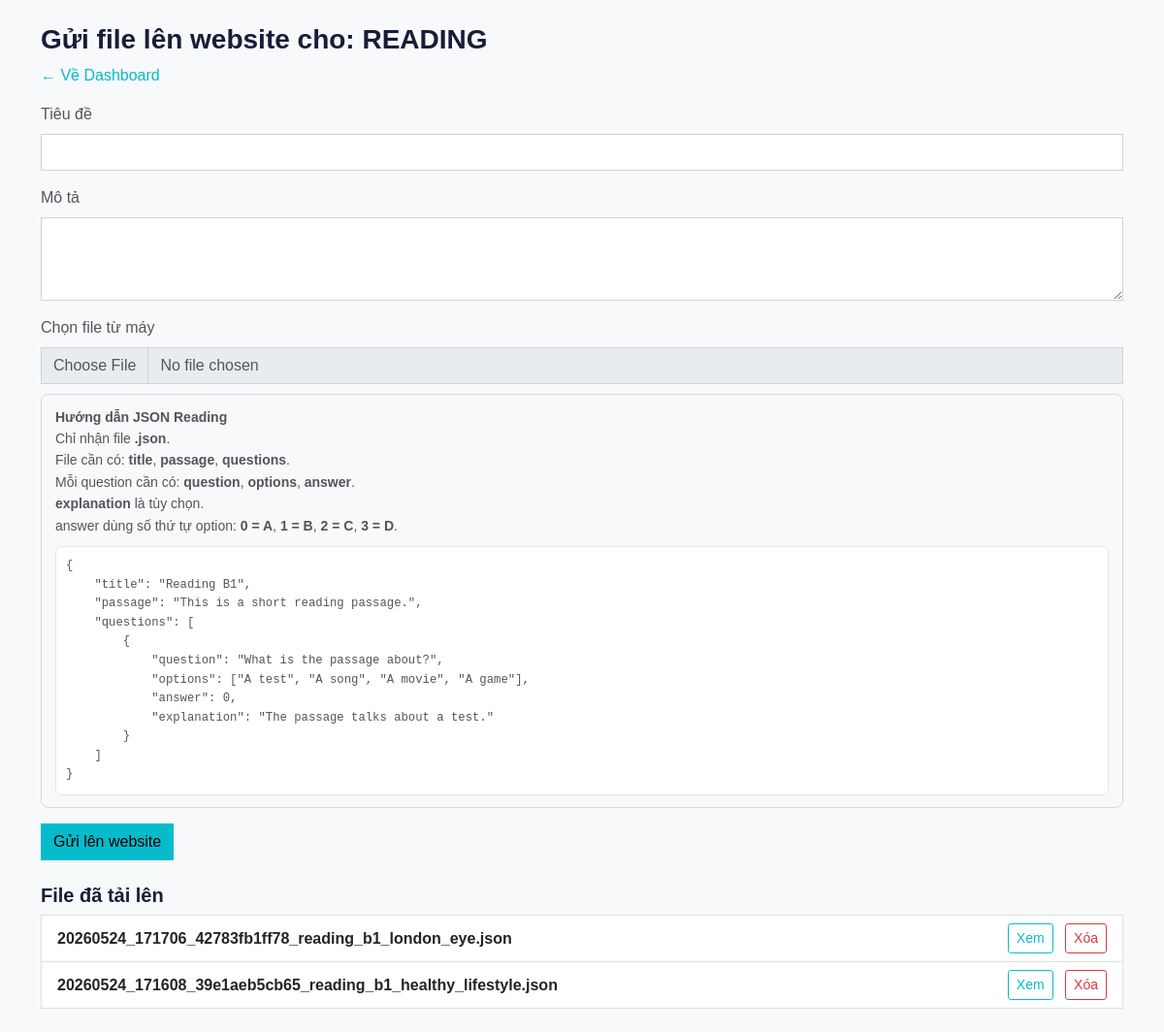
Before: /admin/add_skill.php (signed in) with the older database file.
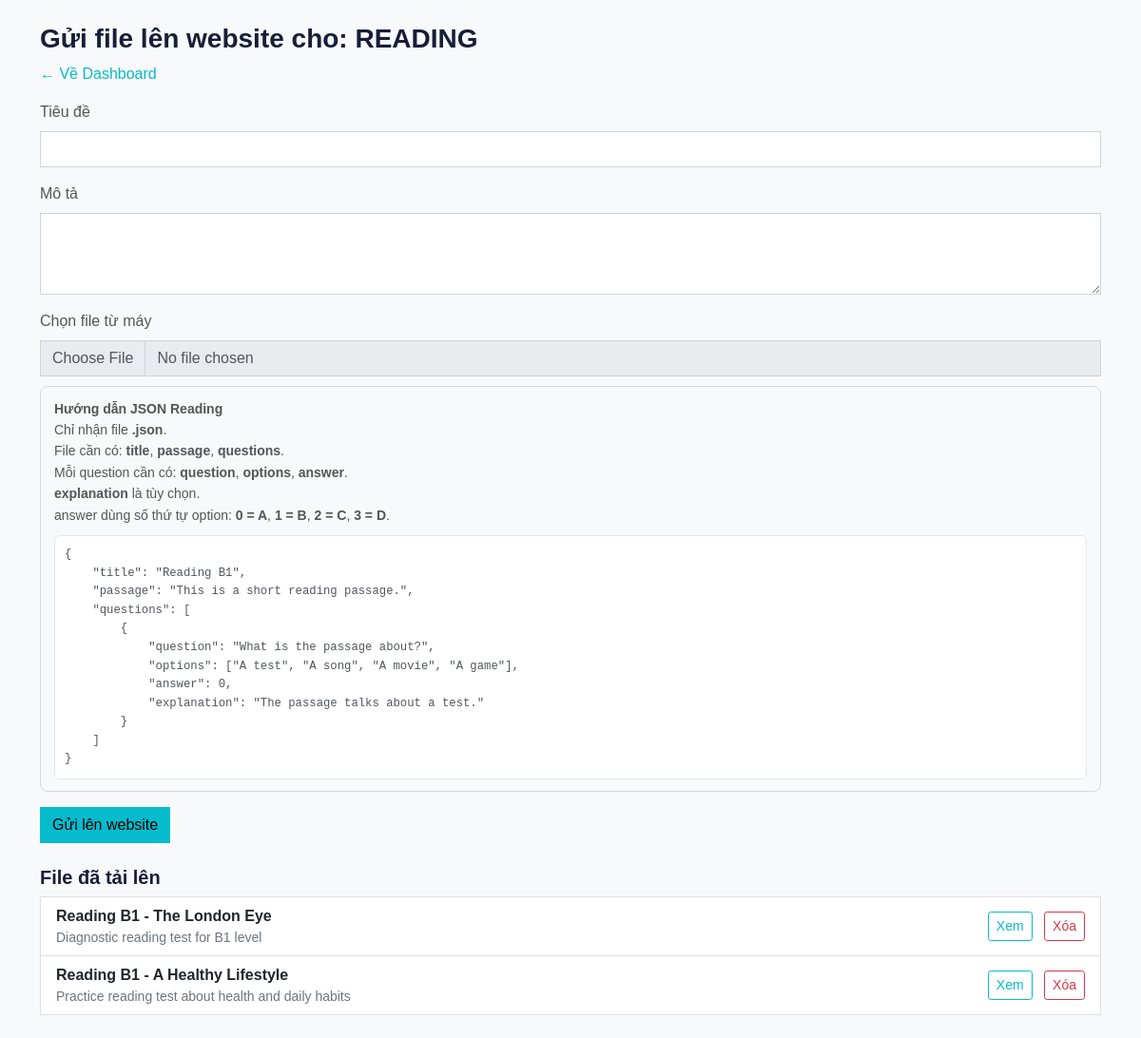
After: the same page with the newer database file.
### tables this page shows
CREATE TABLE `skill_uploads` (
  `id` int(11) NOT NULL,
  `skill` varchar(50) NOT NULL,
  `title` varchar(255) DEFAULT NULL,
  `description` text DEFAULT NULL,
  `filename` varchar(255) NOT NULL,
  `original_name` varchar(255) DEFAULT NULL,
  `mime` varchar(100) DEFAULT NULL,
  `size` int(11) DEFAULT NULL,
  `uploaded_by` int(11) DEFAULT NULL,
  `created_at` datetime DEFAULT current_timestamp()
);

### admin/add_skill.php (the view, shortened to what the changed rows need)
<?php
require_once __DIR__ . '/../auth.php';
require_once __DIR__ . '/../config.php';
$allowed = ['reading','listening','writing','speaking'];
$skill = strtolower(trim((string) ($_GET['skill'] ?? '')));
if (!in_array($skill, $allowed, true)) {
    $skill = 'reading';
}
$isReadingSkill = $skill === 'reading';
$uploadsDir = __DIR__ . '/../uploads/' . $skill;
$files = [];
$dbMetaByFile = [];
if ($isReadingSkill && isset($conn) && $conn instanceof mysqli) {
    if (ensure_skill_uploads_table($conn)) {
        $stmt = $conn->prepare('SELECT filename, title, description, original_name, mime, size, uploaded_by, created_at FROM skill_uploads WHERE skill = ? ORDER BY id DESC');
    } else {
        $stmt = false;
    }
    if ($stmt) {
        $readingSkill = 'reading';
        $stmt->bind_param('s', $readingSkill);
        $stmt->execute();
        $result = $stmt->get_result();
        if ($result) {
            while ($row = $result->fetch_assoc()) {
                $fileKey = (string) ($row['filename'] ?? '');
                if ($fileKey !== '' && !isset($dbMetaByFile[$fileKey])) {
                    $dbMetaByFile[$fileKey] = $row;
                }
            }
        }
    }
}
$dh = @opendir($uploadsDir);
if ($dh) {
    while (($entry = readdir($dh)) !== false) {
        if ($entry === '.' || $entry === '..') continue;
        $meta = null;
        if ($isReadingSkill) {
            $meta = $dbMetaByFile[$entry] ?? null;
        } else {
            $metaFile = $uploadsDir . '/' . $entry . '.json';
            if (is_file($metaFile)) {
                $m = @json_decode(@file_get_contents($metaFile), true);
                if (is_array($m)) $meta = $m;
            }
        }
        $files[] = [
            'name' => $entry,
            'url' => '../uploads/' . $skill . '/' . rawurlencode($entry),
            'meta' => $meta,
        ];
    }
}
?>
<!doctype html>
<html lang="vi">
<head>
    <link href="../css/bootstrap.min.css" rel="stylesheet">
</head>
<body>
    <div class="container">
        <?php if (empty($files)): ?>
            <p class="text-muted">Chưa có file nào.</p>
        <?php else: ?>
            <ul class="list-group">
                <?php foreach ($files as $f): ?>
                    <li class="list-group-item d-flex justify-content-between align-items-center">
                        <div>
                            <strong><?php echo htmlspecialchars($f['meta']['title'] ?? $f['name'], ENT_QUOTES, 'UTF-8'); ?></strong>
                            <div class="small text-muted"><?php echo htmlspecialchars($f['meta']['description'] ?? '', ENT_QUOTES, 'UTF-8'); ?></div>
                        </div>
                        <div>
                            <a class="btn btn-sm btn-outline-primary me-2" href="<?php echo $f['url']; ?>" target="_blank">Xem</a>
                            <a class="btn btn-sm btn-outline-danger" href="delete_upload.php?skill=<?php echo urlencode($skill); ?>&file=<?php echo rawurlencode($f['name']); ?>">Xóa</a>
                        </div>
                    </li>
                <?php endforeach; ?>
            </ul>
        <?php endif; ?>
    </div>
</body>
</html>

Changed rows visible on the page:
added skill_uploads: title "Reading B1 - The London Eye", description "Diagnostic reading test for B1 level"
added skill_uploads: title "Reading B1 - A Healthy Lifestyle", description "Practice reading test about health and daily habits"
Other visible differences:
new list line: "Xem Xóa"
list line gone: "20260524_171706_42783fb1ff78_reading_b1_london_eye.json Xem Xóa"
list line gone: "20260524_171608_39e1aeb5cb65_reading_b1_healthy_lifestyle.json Xem Xóa"
